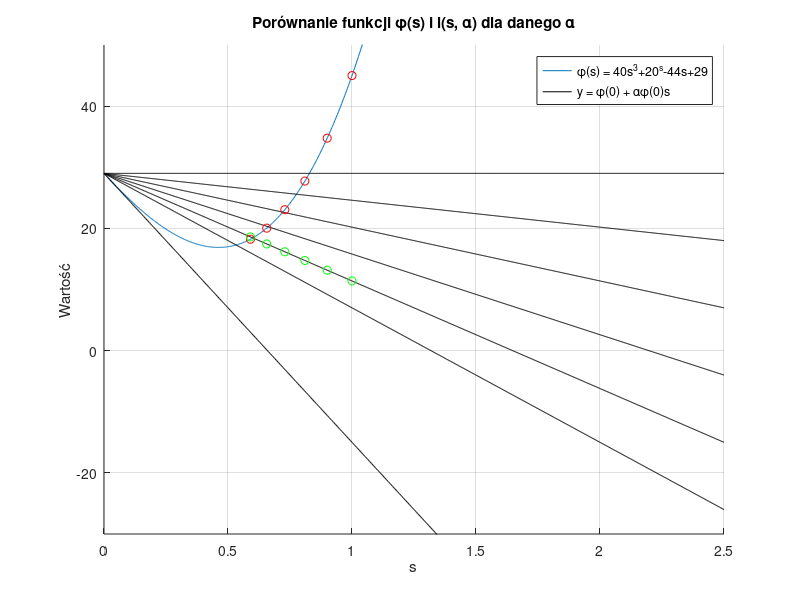

Write MATLAB code to recreate this figure.
clc; clear all; close all;

% Definicja funkcji φ(s)
phi = @(s) 40 * s.^3 + 20 * s.^2 - 44 * s + 29;

% Definicja funkcji afinicznej
l = @(s, alpha) 29 - alpha * 44 * s;

% Wartość alpha
alpha = 0.4;
beta = 0.9;

% Wartości s
s_values = linspace(0, 2.5, 1000);

% Obliczenie wartości funkcji dla danej wartości alpha
l_values = l(s_values, alpha);
phi_values = phi(s_values);

% Generowanie wykresu
figure;
hold on;
ylim([-30, 50]);

% Wykres funkcji φ(s)
phiP = plot(s_values, phi_values, 'DisplayName', '\phi(s) = 40s^3+20^s-44s+29');
% Wykres funkcji afinicznej l(s, alpha)
p_black = plot(s_values, l(s_values, 0.0), 'black', 'DisplayName', 'y = \phi(0) + \alpha\phi(0)s');
plot(s_values, l(s_values, 0.1), 'black');
plot(s_values, l(s_values, 0.2), 'black');
plot(s_values, l(s_values, 0.3), 'black');
plot(s_values, l(s_values, 0.4), 'black');
plot(s_values, l(s_values, 0.5), 'black');
plot(s_values, l(s_values, 1.0), 'black');

% Dodanie etykiet dla osi x, y i tytułu wykresu
xlabel('s');
ylabel('Wartość');
title('Porównanie funkcji \phi(s) i l(s, \alpha) dla danego \alpha');
grid on;

% Wykonaj pętlę while
s = 1;
while phi(s) >= l(s,alpha)
    % Dodanie punktu na wykresie funkcji φ(s)
    plot(s, phi(s), 'ro');
    % Dodanie punktu na wykresie funkcji l(s, alpha)
    plot(s, l(s, alpha), 'go');
    % Aktualizacja wartości s
    s = beta * s;
end
% Dodanie punktu na wykresie funkcji φ(s)
plot(s, phi(s), 'ro');
% Dodanie punktu na wykresie funkcji l(s, alpha)
plot(s, l(s, alpha), 'go');
s
legend([phiP, p_black], 'Location', 'best');
hold off;
